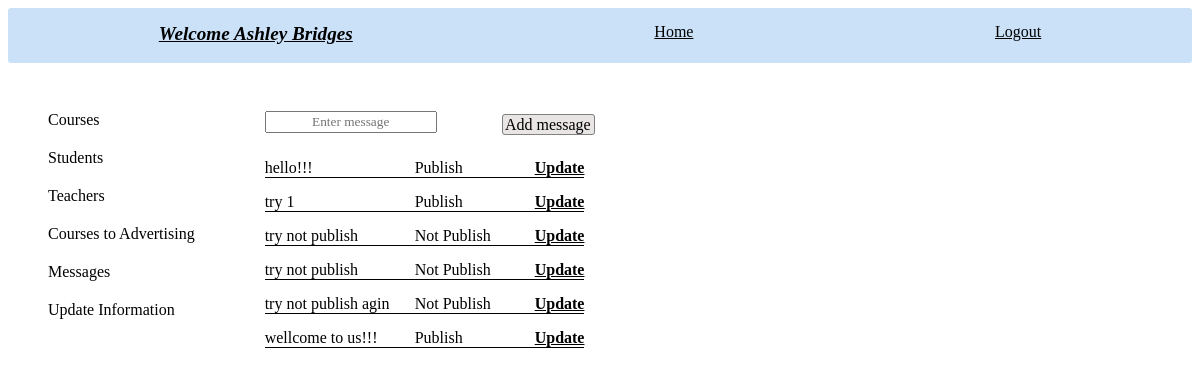
/show_messages (signed in), run on the app's committed database.
### tables this page shows
CREATE TABLE messages (
        id INTEGER PRIMARY KEY,
	    message TEXT,
	    location TEXT,
        time TEXT,
        status TEXT DEFAULT "Publish",
        UNIQUE (message, time)
    );

### app.py (the view)
@app.route('/show_messages')
def show_messages(): # shows a list of messages
    log=check_log()
    info=info_user()
    jinja={}
    jinja['form1']=['create']
    messages_list=crud.read_all('messages')
    if len(messages_list)==0:
        jinja['note']='No messages found'
    else:
        jinja['messages']=[]
        for message in messages_list:
            m=namedtuple('M_P',['id','message','status'])
            m.id=message[0]
            m.message=message[1]
            m.status=message[4].title()
            jinja['messages'].append(m)
    return render_template ('administrator.html',log=log, info=info, admin_id=session['id'], jinja=jinja)

### app.py (called while the page is built)
def check_log(): #check if user is loged in or not
    log_result={}
    if "name" in session:
        link='/logout'
        log='Logout'
        log_result['link']=link
        log_result['log']=log
        return log_result
    else:
        link='/login'
        log='Login'
        log_result['link']=link
        log_result['log']=log
        return log_result

def info_user(): # get user info
    if "role" in session:
        info={}
        if session['role']=='admin':
            info['id']=session['id']
            info['link']=f"/administrator/{session['id']}"
            info['word']='Administrator'
            info['hello']=f"Hello {crud.admin_name(session['id'])}- what do you want to do?"
            info['class']='user_hello'
        if session['role']=='teacher':
            info['id']=session['id']
            info['link']=f"/teacher_profile/{session['id']}"
            info['word']=f"Welcome {crud.teacher_name(session['id'])}"
            info['class']='user_hello'
        if session['role']=='student':
            info['id']=session['id']
            info['link']=f"/student_profile/{session['id']}"
            info['word']=f"Welcome {crud.student_name(session['id'])}"
            info['class']='user_hello'
        return info

### crud.py (called while the page is built)
def read_all(table):
    return query(f"SELECT * FROM {table}")

def read_if(column, table, value, condition):
    return query(f"SELECT {column} FROM {table} WHERE {value}='{condition}'")

def teacher_name(teacher_id):
    name=read_if('name', 'teachers', 'id', teacher_id)
    name=name[0][0]
    return name

### setup_db.py (called while the page is built)
def query(sql):
    with sqlite3.connect('students.db') as conn:
        cur=conn.cursor()
        cur.execute(sql)
        return cur.fetchall()

### templates/administrator.html (shortened to what this page needs)
{% extends "base.html" %}
{% block content %}
<div class="admin_pages">
    <div class="links">
        <div class="link"><a href="/admin_courses">Courses</a></div>
        <div class="link"><a href="/admin_students">Students</a></div>
        <div class="link"><a href="/admin_teachers">Teachers</a></div>
        <div class="link"><a href="/advertising_courses">Courses to Advertising </a></div>
        <div class="link"><a href="/show_messages">Messages</a></div>
        <div class="link"><a href="/user_info_update/{{admin_id}}">Update Information</a></div>
    </div>
    <div class="info_more_links"></div>
    {% for show_message in jinja.form1 %}
            <div class="published_main">
                <div class="publish_options">
                    <form action="">
                        <div><input class="choose_course_publish" type="text" name="" id="search" oninput="CourseSearch(this.value)" placeholder="Enter message" autofocus></div>
                    </form>
                    <div class="option_link">
                        <a href="/add_message">Add message</a>
                    </div>
                </div>
                <div class="published_form" id="published_form">
                {% for message in jinja.messages %}
                    <div class="published_course" >
                        <div class="published_name">{{message.message}}</div>
                        <div class="published_status">{{message.status}}</div>
                        <div class="published_update"><a href="/message_update/{{message.id}}">Update</a></div>
                    </div>
                {% endfor %}
            </div>
        </div>
    {% endfor %}
</div>
{% endblock %}

### static/style.css (style rules this page uses)
input { font-family: 'Times New Roman', Times, serif; text-align: center; }
.links { display: flex; flex-direction: column; gap: 20px; margin-left: 20px; grid-column: 1; grid-row: 2; }
.link>* { text-decoration: none; color: black; }
.admin_pages { display: grid; grid-template-columns: max-content max-content; grid-template-rows: max-content max-content; column-gap: 70px; row-gap: 10px; margin-left: 20px; }
.info_more_links { display: flex; gap: 5px; grid-row: 1; grid-column: 2; height: 18px; margin-left: 320px; }
.published_main { grid-row: 2; grid-column: 2; }
.publish_options { padding-bottom: 25px; display: flex; justify-content: space-between; width: 330px; }
.option_link { margin-top: 5px; }
.option_link a { color: black; text-decoration: none; margin-top: 5px; border-width: 0.5px; border-style: solid; border-radius: 3px; border-color: gray; padding: 1px 3px 1px 2px; background-color: rgb(233, 229, 229); text-align: center; }
.published_form { display: flex; flex-direction: column; gap: 15px; }
.published_course { display: flex; }
.published_name { width: 150px; border-bottom: solid; border-width: 1px; }
.published_status { width: 120px; border-bottom: solid; border-width: 1px; }
.published_update { width: max-content; border-bottom: solid; border-width: 1px; }
.published_update a { color: black; font-weight: bold; }

### data on the page
messages: message "hello!!!"
messages: message "try 1"
messages: message "try not publish"
messages: message "try not publish"
messages: message "try not publish agin"
messages: message "wellcome to us!!!"

### other printed values
{{ info.word }} "Welcome Ashley Bridges"
{{ log.log }} "Logout"
{{ message.status }} "Publish" "Publish" "Not Publish" "Not Publish" "Not Publish" "Publish"
